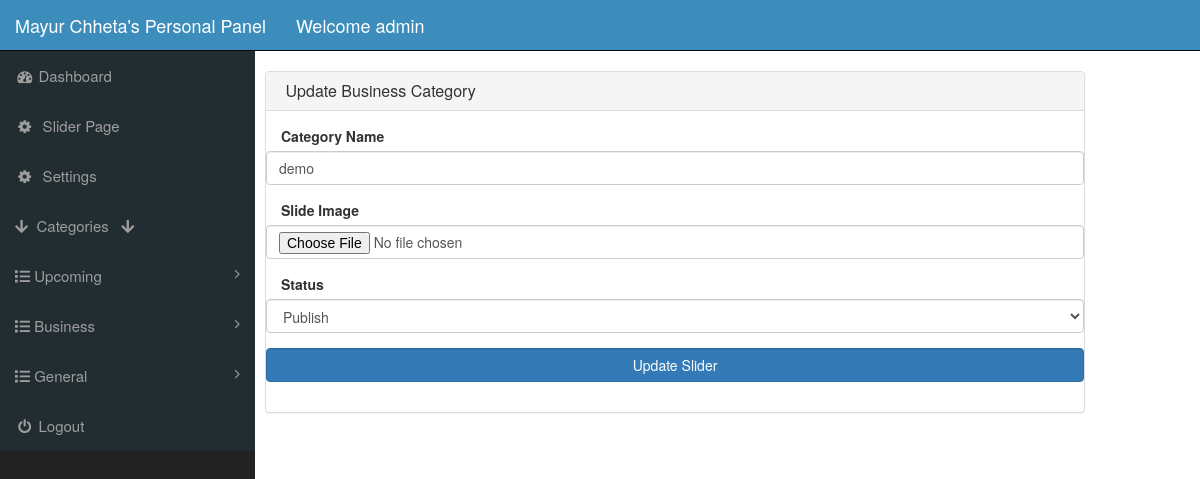
The app's page /index.php?edit_business_cat=1 (signed in), older data.
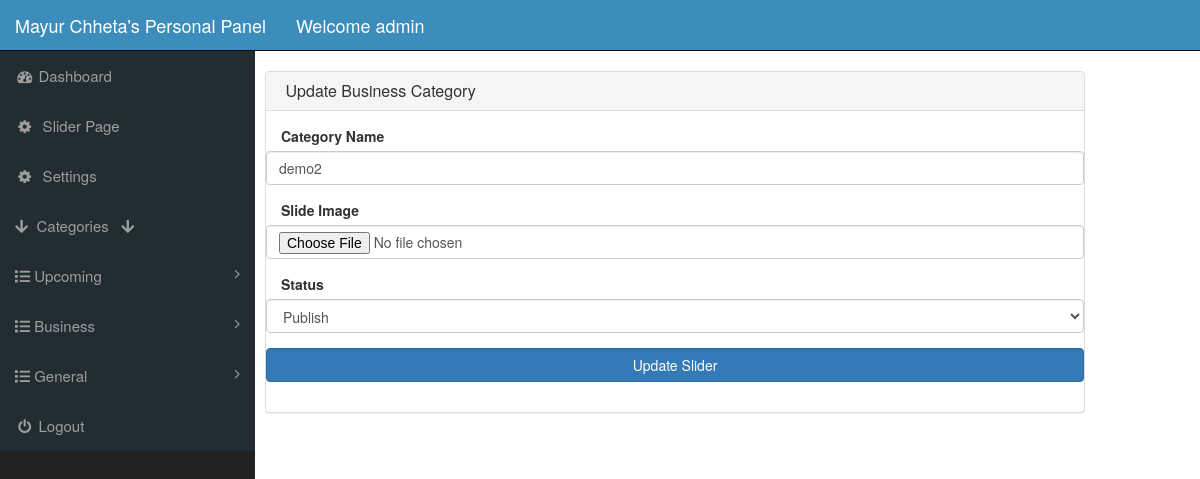
The same page, newer data.
### tables this page shows
CREATE TABLE `business_category` (
  `id` int(100) NOT NULL,
  `category_name` varchar(100) NOT NULL,
  `category_image` varchar(100) NOT NULL,
  `status` varchar(100) NOT NULL
);

### edit_business_cat.php (the view, shortened to what this page needs)
<?php
if(!isset($_SESSION['admin_username']))
{
    echo "<script> window.open('login.php','_self')  </script>";
}
else
{
?>
<?php
if(isset($_GET['edit_business_cat']))
{
    $get_id = $_GET['edit_business_cat'];
    $get_records = "select * from business_category where id='$get_id'";
    $run_records = mysqli_query($con,$get_records);
    $row = mysqli_fetch_array($run_records);
    $update_cat_name = $row['category_name'];
    $update_status = $row['status'];
}
?>
<div class="row">
    <div class="col-lg-3">
    </div>
    <div class="col-lg-12">
        <div class="panel panel-default">
            <div class="panel-heading">
                <h3 class="panel-title">
                    <i class="fa a-money fa-w"></i> Update Business Category
                </h3>
            </div>
            <div class="panel-body">
                <form action="" class="form-horizontal" method="POST" enctype="multipart/form-data">
                    <div class="form-group">
                        <label for="" class="col-md-3">Category Name</label>
                        <input type="text" name="category_name" id="" class="form-control"
                            value="<?php echo $update_cat_name; ?>">
                    </div>
                    <div class="form-group">
                        <label for="" class="col-md-3">Slide Image </label>
                        <input type="file" name="category_img" id="" class="form-control"
                            accept="image/png, image/gif, image/jpeg">
                    </div>
                    <div class="form-group">
                        <label for="" class="col-md-3">Status</label>
                        <select class="form-select form-control" name="category_status">
                            <option value="publish" <?php
                                if($update_status == "publish")
                                {
                                    echo "selected";
                                }
                            ?>>Publish</option>
                        </select>
                    </div>
                    <div class="form-group">
                        <input type="submit" value="Update Slider" name="submit" class="btn btn-primary form-control">
                    </div>
                </form>
            </div>
        </div>
    </div>
    <div class="col-lg-3">
    </div>
</div>
<?php  } ?>

Row changes from the older to the newer data that the page shows:
changed business_category "Publish": category_name "demo" → "demo2"
